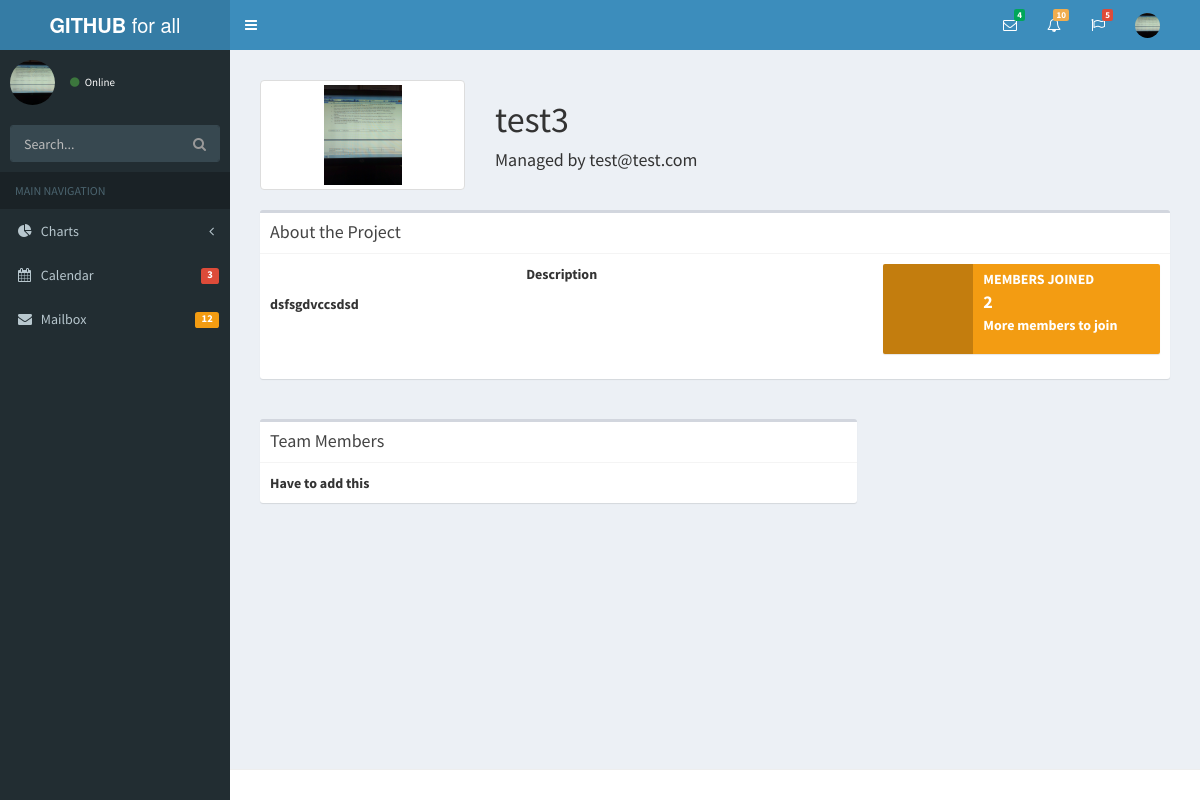
Page /3/viewproject/ (signed in) on the committed database.
### dashboard/models.py (models this page shows, shortened)
class Project(models.Model):
	admin=models.CharField(max_length=100)
	name=models.CharField(max_length=100)
	max_members=models.IntegerField()
	desp=models.TextField()
	branch=models.CharField(max_length=100)
	createdate=models.DateField(auto_now=True)
	project_img=models.ImageField(upload_to='project_img',blank=True)

### dashboard/views.py (the view)
# urls.py: url(r'^(?P<projectid>\d+)/viewproject/$', 'dashboard.views.viewproject'),
def viewproject(request,projectid):
	project=Project.objects.get(pk=projectid)
	flag=0
	print project.admin
	print request.user.username
	if project.admin== request.user.username:
		flag=1
	pic_path= str(request.user.userprofile.picture)
	tasks=Task.objects.filter(project=project)
	context={'profile_pic': "/media/"+pic_path,'project':project,'tasks':tasks, 'flag':flag}
	return render(request,'site/viewproject.html',context)

### templates/site/viewproject.html (shortened to what this page needs)
{% extends "layout/header.html" %}
{%block content %}
 <section class="content">
 <div class="row">
 <div class="col-md-3"><a href="#" class="thumbnail"><img class="" src={{profile_pic}} class="img-responsive" style="width: 40%; height: 100px; "></a></div>
 <div class="col-md-9"><h1>{{project.name}}</h1><h4>Managed by {{project.admin}}</h4></div>
 </div>
 <div class="row">
 <div class="col-md-12">
 <div class="box">
 		<div class="box-header with-border">
 			<h3 class="box-title">About the Project</h3>
 		</div>
 		<div class="box-body">
 			<div class="row">
 			<div class="col-md-8">
 				<p class="text-center"><b>Description<b></p>
 				<p>{{project.desp}}</p>
 			</div>
 			<div class="col-md-4">
 				 <div class="info-box bg-yellow">
                <span class="info-box-icon"></span>
                <div class="info-box-content">
                  <span class="info-box-text">Members Joined</span>
                  <span class="info-box-number">{{project.max_members}}</span>
                  <span class="progress-description">
                    More members to join
                  </span>
                </div>
              </div>
 			</div>
 			</div>
 		</div>
 	</div><br></div></div>
 	<div class="row">
 		<div class="col-md-8">
 		 <div class="box">
 		<div class="box-header with-border">
 			<h3 class="box-title">Team Members</h3>
 		</div>
 		<div class="box-body">
 			<div class="row">
 			<div class="col-md-12">
 				Have to add this
 			</div>
 		</div>
 		</div>
 		</div>
 		</div>
 	</div>
 </section>
 {% endblock %}

### rows in the picture
Project: name "test3", admin "test@test.com", desp "dsfsgdvccsdsd", max_members "2"

### other values in the picture
{{ tasks|length }} "5"
